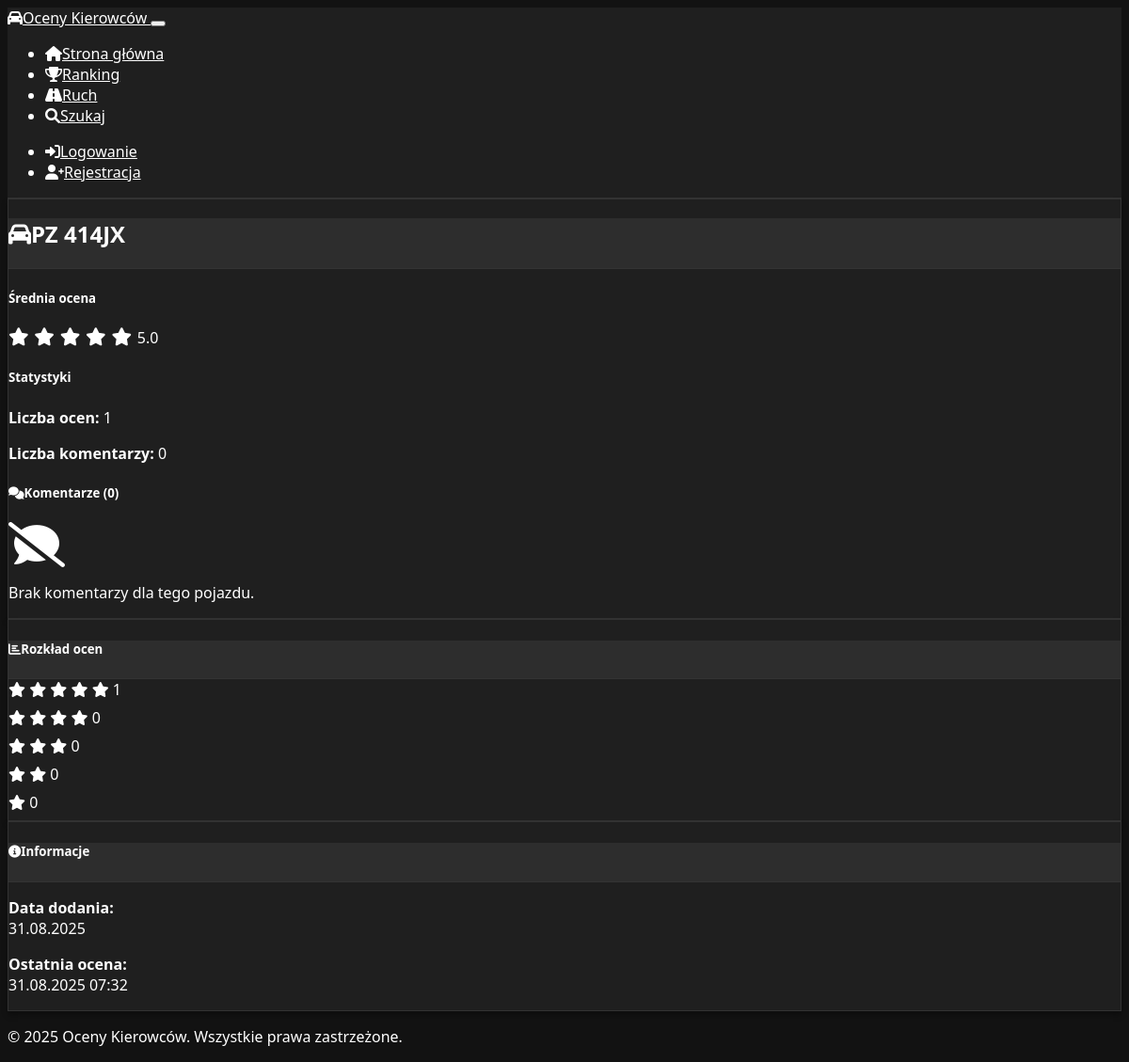
The page /vehicle/PZ 414JX on the database its author committed.
### models.py (models this page shows, shortened)
class Vehicle(db.Model):
    id = db.Column(db.Integer, primary_key=True)
    license_plate = db.Column(db.String(20), unique=True, nullable=False)
    is_blocked = db.Column(db.Boolean, default=False)
    created_at = db.Column(db.DateTime, default=datetime.utcnow)
    ratings = db.relationship('Rating', backref='vehicle', lazy='dynamic', cascade='all, delete-orphan')
    comments = db.relationship('Comment', backref='vehicle', lazy='dynamic', cascade='all, delete-orphan')

class Rating(db.Model):
    id = db.Column(db.Integer, primary_key=True)
    vehicle_id = db.Column(db.Integer, db.ForeignKey('vehicle.id'), nullable=False)
    user_id = db.Column(db.Integer, db.ForeignKey('user.id'), nullable=False)
    rating = db.Column(db.Integer, nullable=False)  # 1-5 stars
    created_at = db.Column(db.DateTime, default=datetime.utcnow)
    __table_args__ = (db.UniqueConstraint('vehicle_id', 'user_id', name='unique_user_vehicle_rating'),)

### app.py (the view, shortened to what this page needs)
@app.route('/vehicle/<license_plate>')
def vehicle_detail(license_plate):
    if not validate_license_plate(license_plate):
        flash('Nieprawidłowy format numeru rejestracyjnego!', 'warning')
        return redirect(url_for('index'))
    vehicle = Vehicle.query.filter_by(
        license_plate=license_plate.upper()).first()
    if vehicle.is_blocked and not is_admin():
        flash('Ten pojazd został zablokowany!', 'danger')
        return redirect(url_for('index'))
    ratings = Rating.query.filter_by(vehicle_id=vehicle.id).all()
    comments = Comment.query.filter_by(vehicle_id=vehicle.id).order_by(
        Comment.created_at.desc()).all()
    avg_rating = sum(r.rating
                     for r in ratings) / len(ratings) if ratings else 0
    user_rating = None
    if is_logged_in():
        user_rating = Rating.query.filter_by(
            vehicle_id=vehicle.id, user_id=session['user_id']).first()
    return render_template('vehicle_detail.html',
                           vehicle=vehicle,
                           ratings=ratings,
                           comments=comments,
                           avg_rating=avg_rating,
                           user_rating=user_rating)

### app.py (called while the page is built)
def is_logged_in():
    return 'user_id' in session

def init_auth(app):
    @app.context_processor
    def inject_auth_functions():
        return {
            'get_current_user': get_current_user,
            'is_logged_in': is_logged_in,
            'is_admin': is_admin
        }

def validate_license_plate(plate):
    return bool(re.match(r'^[A-Z0-9]+$', plate.upper().replace(' ', '')))

### templates/vehicle_detail.html (shortened to what this page needs)
{% extends "base.html" %}
{% block content %}
<div class="row">
    <div class="col-lg-8">
        <div class="card">
            <div class="card-header">
                <div class="d-flex justify-content-between align-items-center">
                    <h2 class="card-title mb-0">
                        <i class="fas fa-car me-2"></i>{{ vehicle.license_plate }}
                    </h2>
                </div>
            </div>
            <div class="card-body">
                <div class="row mb-4">
                    <div class="col-md-6">
                        <h5>Średnia ocena</h5>
                        <div class="star-rating-large">
                            {% for i in range(1, 6) %}
                                <i class="fas fa-star {% if i <= avg_rating %}text-warning{% else %}text-muted{% endif %}"></i>
                            {% endfor %}
                            <span class="ms-2 h5">{{ "%.1f"|format(avg_rating) }}</span>
                        </div>
                    </div>
                    <div class="col-md-6">
                        <h5>Statystyki</h5>
                        <p class="mb-1"><strong>Liczba ocen:</strong> {{ ratings|length }}</p>
                        <p class="mb-1"><strong>Liczba komentarzy:</strong> {{ comments|length }}</p>
                    </div>
                </div>
                <h5><i class="fas fa-comments me-2"></i>Komentarze ({{ comments|length }})</h5>
                {% if comments %}
                    {% for comment in comments %}
                    <div class="card mb-3" id="comment-{{ comment.id }}">
                        <div class="card-body">
                            <div class="d-flex justify-content-between align-items-start">
                                <div>
                                    <strong>{{ comment.user.username }}</strong>
                                    <small class="text-muted ms-2">{{ comment.created_at.strftime('%d.%m.%Y %H:%M') }}</small>
                                </div>
                                <div class="dropdown">
                                    <button class="btn btn-sm btn-link text-muted" type="button" data-bs-toggle="dropdown">
                                        <i class="fas fa-ellipsis-v"></i>
                                    </button>
                                    <ul class="dropdown-menu">
                                        {% if session.user_id %}
                                        <li>
                                            <button class="dropdown-item" onclick="reportComment({{ comment.id }})">
                                                <i class="fas fa-flag text-warning me-1"></i>Zgłoś
                                            </button>
                                        </li>
                                        {% endif %}
                                        {% if session.user_id and comment.user_id == session.user_id %}
                                        <li>
                                            <button class="dropdown-item text-danger" onclick="deleteMyComment({{ comment.id }})">
                                                <i class="fas fa-trash me-1"></i>Usuń
                                            </button>
                                        </li>
                                        {% endif %}
                                        {% if is_admin() %}
                                        <li>
                                            <button class="dropdown-item text-danger" onclick="deleteComment({{ comment.id }})">
                                                <i class="fas fa-trash me-1"></i>Usuń (Admin)
                                            </button>
                                        </li>
                                        {% endif %}
                                    </ul>
                                </div>
                            </div>
                            <p class="mt-2 mb-2">{{ comment.content }}</p>
                            <div class="d-flex justify-content-between align-items-center">
                                <div>
                                    {% if session.user_id and comment.user_id != session.user_id %}
                                    <div class="btn-group btn-group-sm" role="group">
                                        <button type="button" class="btn btn-outline-success" onclick="voteComment({{ comment.id }}, 'helpful')">
                                            <i class="fas fa-thumbs-up me-1"></i>Pomocne ({{ comment.helpful_votes }})
                                        </button>
                                        <button type="button" class="btn btn-outline-danger" onclick="voteComment({{ comment.id }}, 'unhelpful')">
                                            <i class="fas fa-thumbs-down me-1"></i>Niepomocne ({{ comment.unhelpful_votes }})
                                        </button>
                                    </div>
                                    {% else %}
                                    <small class="text-muted">
                                        <i class="fas fa-thumbs-up text-success me-1"></i>{{ comment.helpful_votes }}
                                        <i class="fas fa-thumbs-down text-danger me-1 ms-2"></i>{{ comment.unhelpful_votes }}
                                    </small>
                                    {% endif %}
                                </div>
                                {% if comment.reports > 0 %}
                                <small class="text-warning">
                                    <i class="fas fa-exclamation-triangle me-1"></i>
                                    Zgłoszenia: {{ comment.reports }}
                                </small>
                                {% endif %}
                            </div>
                        </div>
                    </div>
                    {% endfor %}
                {% else %}
                    <div class="text-center py-4 text-muted">
                        <i class="fas fa-comment-slash fa-3x mb-3"></i>
                        <p>Brak komentarzy dla tego pojazdu.</p>
                    </div>
                {% endif %}
            </div>
        </div>
    </div>
    <div class="col-lg-4">
        <div class="card">
            <div class="card-header">
                <h5 class="card-title mb-0">
                    <i class="fas fa-chart-bar me-2"></i>Rozkład ocen
                </h5>
            </div>
            <div class="card-body">
                {% for rating_value in range(5, 0, -1) %}
                    {% set count = ratings|selectattr('rating', 'equalto', rating_value)|list|length %}
                    {% set percentage = (count / ratings|length * 100) if ratings else 0 %}
                    <div class="mb-2">
                        <div class="d-flex justify-content-between align-items-center mb-1">
                            <span class="small">
                                {% for i in range(rating_value) %}
                                    <i class="fas fa-star text-warning"></i>
                                {% endfor %}
                            </span>
                            <span class="small text-muted">{{ count }}</span>
                        </div>
                        <div class="progress" style="height: 8px;">
                        </div>
                    </div>
                {% endfor %}
            </div>
        </div>
        <div class="card mt-3">
            <div class="card-header">
                <h5 class="card-title mb-0">
                    <i class="fas fa-info-circle me-2"></i>Informacje
                </h5>
            </div>
            <div class="card-body">
                <p><strong>Data dodania:</strong><br>{{ vehicle.created_at.strftime('%d.%m.%Y') }}</p>
                {% if ratings %}
                    <p><strong>Ostatnia ocena:</strong><br>{{ ratings[-1].created_at.strftime('%d.%m.%Y %H:%M') }}</p>
                {% endif %}
            </div>
        </div>
    </div>
</div>
{% endblock %}

### static/css/style.css (style rules this page uses)
:root { --primary-color: #007bff; --secondary-color: #6c757d; --success-color: #28a745; --danger-color: #dc3545; --warning-color: #ffc107; --info-color: #17a2b8; --dark-color: #343a40; --light-color: #f8f9fa; --star-color: #ffc107; --star-empty: #e9ecef; }
body { background-color: #121212; color: #ffffff; font-family: 'Segoe UI', Tahoma, Geneva, Verdana, sans-serif; }
.card { background-color: #1f1f1f; border: 1px solid #333; box-shadow: 0 4px 6px rgba(0, 0, 0, 0.3); transition: transform 0.2s ease, box-shadow 0.2s ease; }
.card-header { background-color: #2d2d2d; border-bottom: 1px solid #333; color: #ffffff; }

### templates/vehicle_detail.html (style rules this page uses)
.star-rating-large .fa-star { font-size: 1.2rem; margin-right: 0.1rem; }

### rows shown on the page
Vehicle: license_plate "PZ 414JX", created_at "31.08.2025"
Rating: created_at "31.08.2025 07:32"

### other values the page prints
{{ "%.1f"|format(avg_rating) }} "5.0"
{{ ratings|length }} "1"
{{ comments|length }} "0"
{{ count }} "1" "0" "0" "0" "0"
